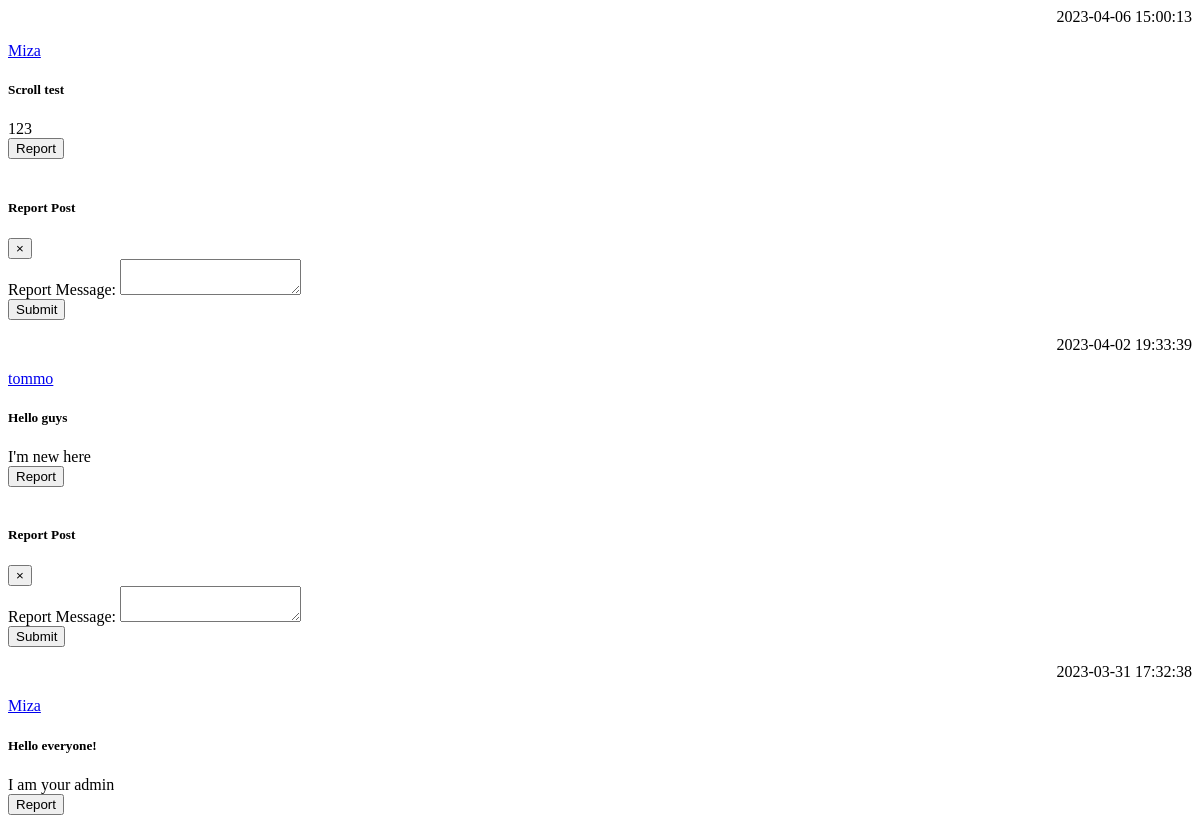
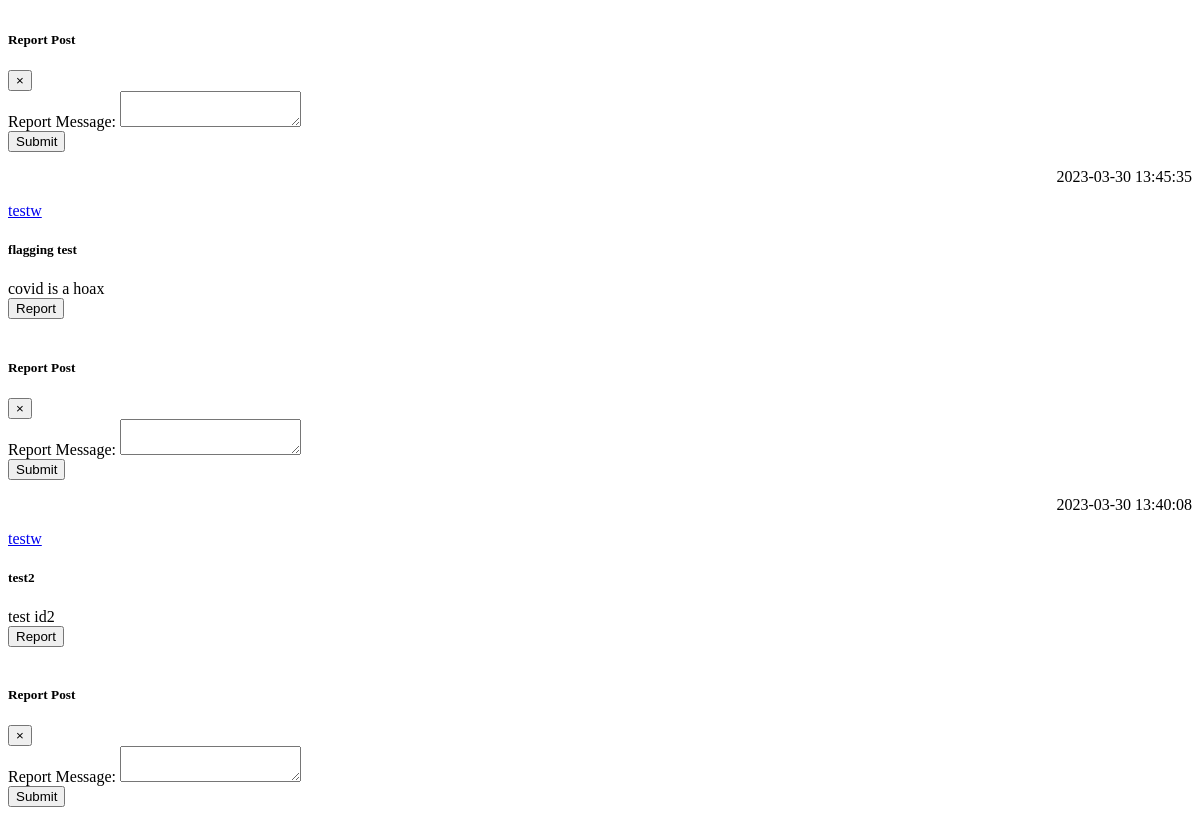
Before: /load_posts with the older database file (2 pictures, top to bottom).
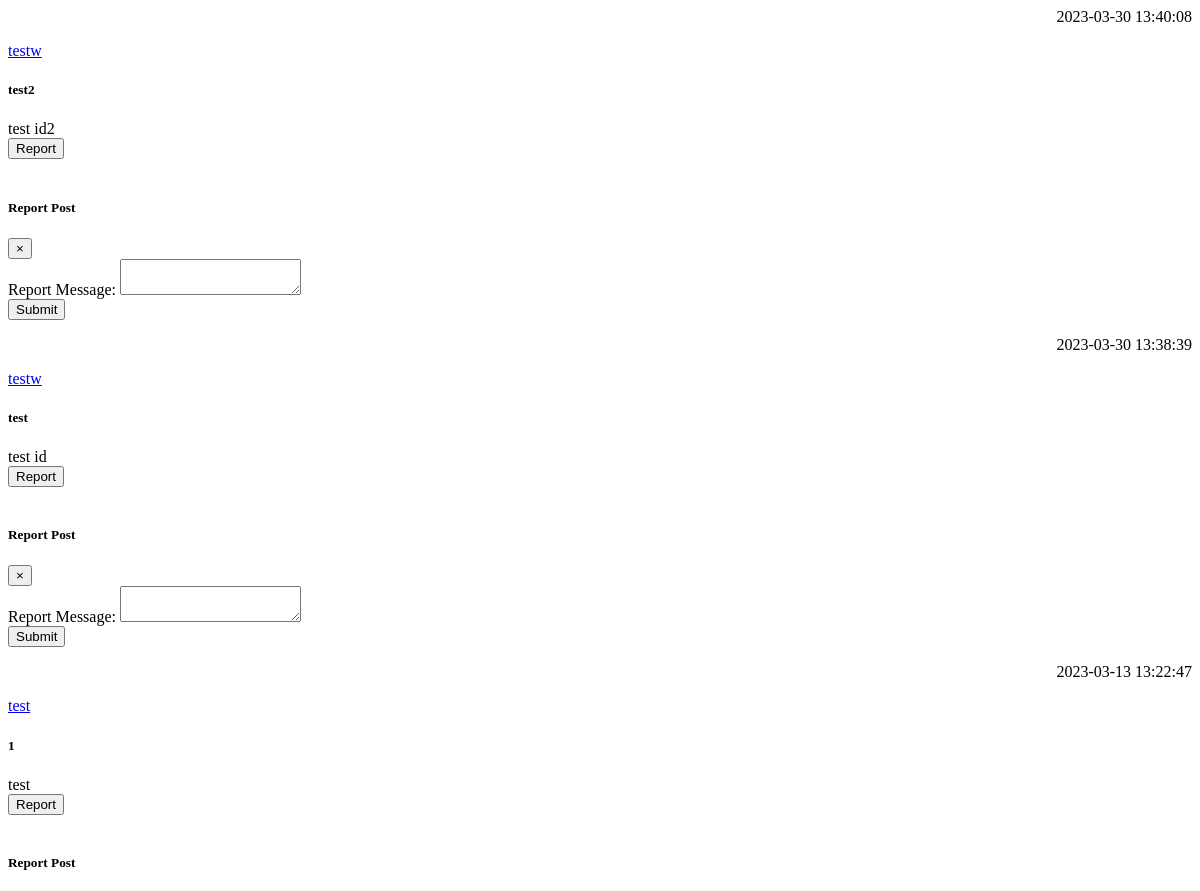
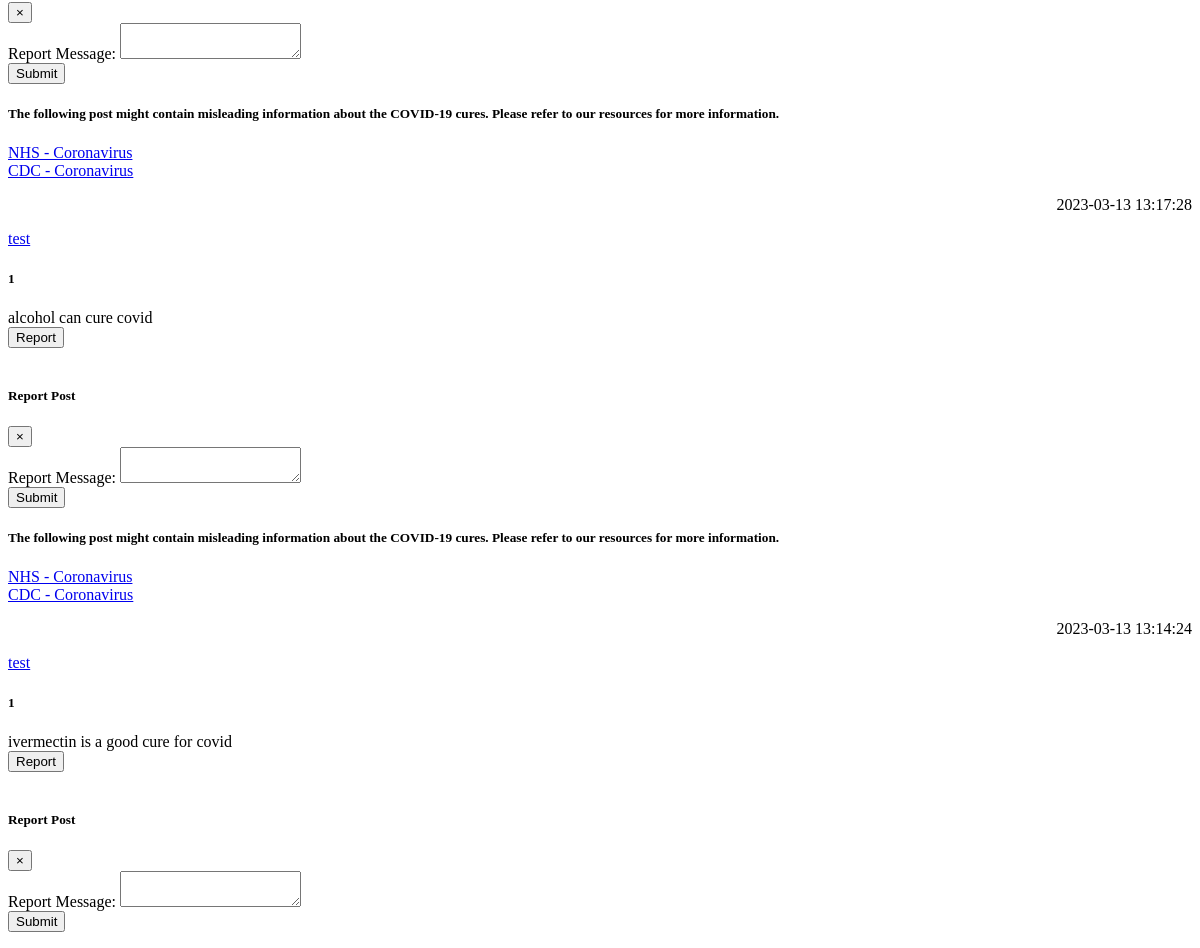
After: the same page with the newer database file (2 pictures, top to bottom).
### tables this page shows
CREATE TABLE posts (
    ID INTEGER PRIMARY KEY AUTOINCREMENT,
    title TEXT NOT NULL,
    content TEXT NOT NULL,
    by_user TEXT NOT NULL,
    created_at timestamp default current_timestamp
, userID integer, flag_covid text, blacklisted text, flag_vaccine text, flag_tests text, flag_cures text, reported int, report_message text);

### app.py (the view)
@app.route("/load_posts")
def load_posts():
   page = request.args.get('page', 0, int)
   if page == 0:
        offset = 0
   else:
        offset = 5 * page
   posts=query_db('SELECT * FROM posts ORDER BY created_at DESC LIMIT 5 OFFSET ?', [offset])
   html = render_template('posts.html', posts = posts)
   return html

### app.py (called while the page is built)
def query_db(query, args=(), one=False):
    con = g._database = sqlite3.connect(DATABASE)
    con.row_factory = sqlite3.Row
    cur = con.execute(query, args)
    rv = cur.fetchall()
    cur.close()
    return (rv[0] if rv else None) if one else rv

### templates/posts.html (shortened to what this page needs)
{% for post in posts %}
<div class="shadow mx-auto posts p-3 mb-5 rounded">
{% if post.flag_cures == "yes" %}
<div class="flagged_post">
  <h5>The following post might contain misleading information about the COVID-19 cures. Please refer to our resources for more information.</h5>
  <a href="https://www.nhs.uk/conditions/coronavirus-covid-19/">NHS - Coronavirus </a><br>
  <a href="https://www.cdc.gov/coronavirus/2019-ncov/index.html">CDC - Coronavirus</a>
</div>
{% endif %}
<p align="right">{{  post.created_at  }}</p>
<a class="post_username" href="{{ url_for('user_profile', username=post.by_user) }}">
  {{ post.by_user }}
</a>
<h5>{{ post.title }}</h5>
{{ post.content }}<br/>
<button type="button" class="report_button" data-toggle="modal" data-target="#reportModal{{ post.ID }}">Report</button>
</div>
<div class="modal fade" id="reportModal{{ post.ID }}" tabindex="-1" role="dialog" aria-labelledby="reportModalLabel{{ post.ID }}">
  <div class="modal-dialog" role="document">
    <div class="modal-content">
      <div class="modal-header">
        <h5 class="modal-title" id="reportModalLabel{{ post.ID }}">Report Post</h5>
        <button type="button" class="close" data-dismiss="modal" aria-label="Close">
          <span aria-hidden="true">&times;</span>
        </button>
      </div>
      <div class="modal-body">
        <form method="post" action="{{ url_for('post_report', post_ID=post.ID) }}">
          <div class="form-group">
            <label for="report_message">Report Message:</label>
            <textarea class="form-control" id="report_message" name="report_message"></textarea>
          </div>
          <button type="submit" class="btn btn-primary">Submit</button>
        </form>
      </div>
    </div>
  </div>
</div>
{% endfor %}

Changed rows visible on the page:
removed posts: created_at "2023-04-06 15:00:13", by_user "Miza", title "Scroll test", content "123"
removed posts: created_at "2023-04-02 19:33:39", by_user "tommo", title "Hello guys", content "I'm new here"
removed posts: created_at "2023-03-31 17:32:38", by_user "Miza", title "Hello everyone!", content "I am your admin"
removed posts: created_at "2023-03-30 13:45:35", by_user "testw", title "flagging test", content "covid is a hoax"
now on this page (row unchanged): posts: created_at "2023-03-30 13:38:39", by_user "testw", title "test", content "test id"
now on this page (row unchanged): posts: created_at "2023-03-13 13:22:47", by_user "test", title "1", content "test"
now on this page (row unchanged): posts: flag_cures "NHS - Coronavirus", created_at "2023-03-13 13:17:28", by_user "test", title "1", content "alcohol can cure covid"
now on this page (row unchanged): posts: flag_cures "NHS - Coronavirus", created_at "2023-03-13 13:14:24", by_user "test", title "1", content "ivermectin is a good cure for covid"
